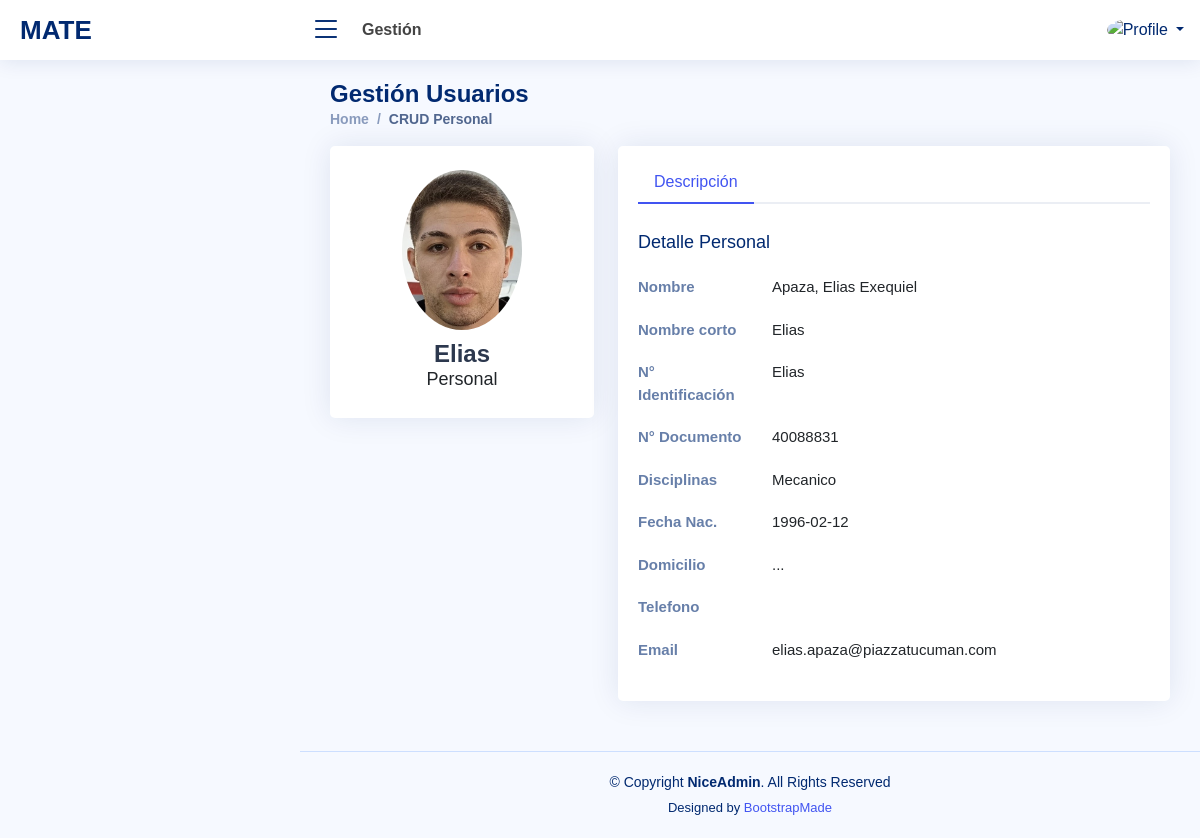
/crudpersonal.php?idpersona=170&accion=M (signed in), run on an earlier commit of the app's database.
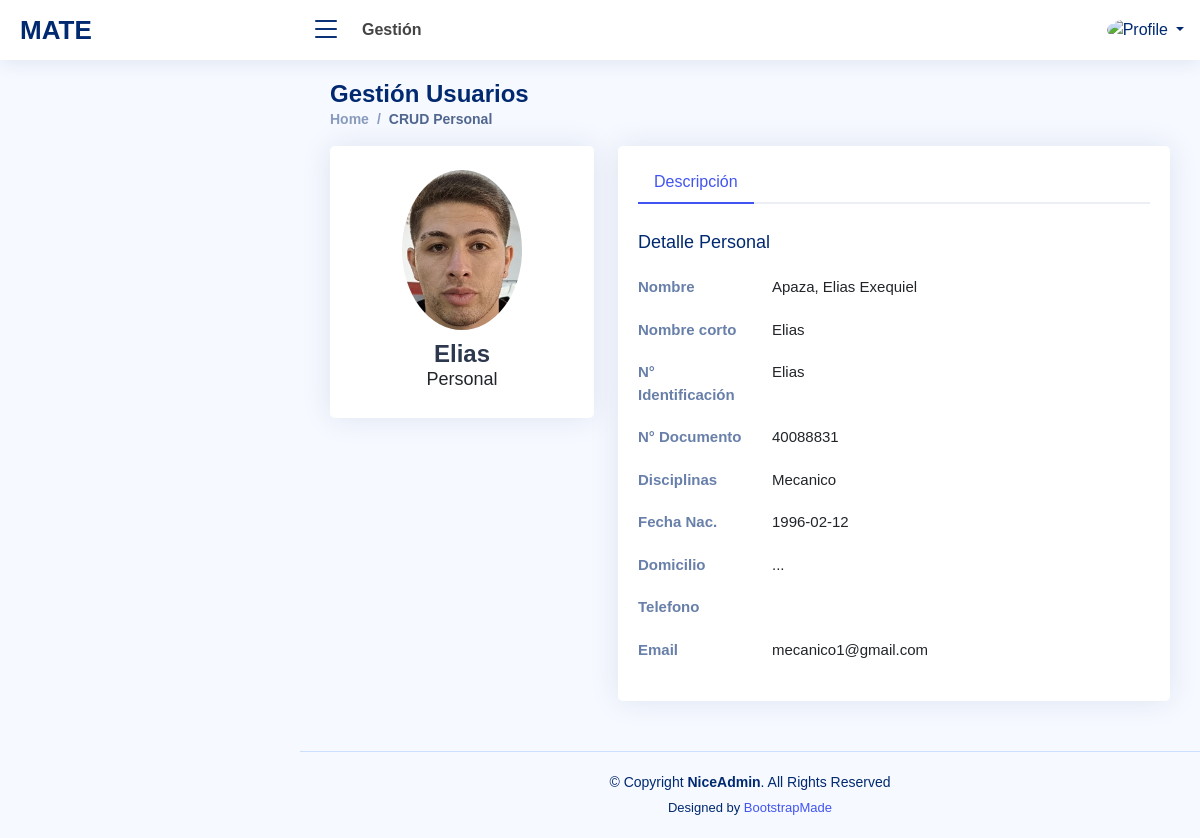
And on a later commit of the database.
### tables this page shows
CREATE TABLE `personasvsdisciplinas` (
  `idpersonavsdisciplina` int(11) NOT NULL AUTO_INCREMENT,
  `idpersona` int(11) DEFAULT NULL,
  `iddisciplina` int(11) DEFAULT NULL,
  `accion` varchar(1) DEFAULT NULL,
  `idempleadoaccion` int(11) DEFAULT NULL,
  `fechaaccion` datetime DEFAULT NULL,
  PRIMARY KEY (`idpersonavsdisciplina`)
);

CREATE TABLE `personas` (
  `idpersona` int(11) NOT NULL AUTO_INCREMENT,
  `apellido` varchar(30) DEFAULT NULL,
  `nombre` varchar(30) DEFAULT NULL,
  `nombrecortousu` varchar(15) DEFAULT NULL,
  `dni` varchar(20) DEFAULT NULL,
  `nrosocio` varchar(20) DEFAULT NULL,
  `domicilio` varchar(60) DEFAULT NULL,
  `fnacimiento` date DEFAULT NULL,
  `idtipopersona` int(11) DEFAULT NULL,
  `emailusuario` varchar(60) DEFAULT NULL,
  `pass` varchar(255) DEFAULT NULL,
  `urlfoto` varchar(100) DEFAULT 'user.png',
  `tel` varchar(20) DEFAULT NULL,
  `idoficina` int(11) DEFAULT NULL,
  `aptoingreso` varchar(1) DEFAULT 'N',
  `finiapto` date DEFAULT NULL,
  `ffinapto` date DEFAULT NULL,
  `accion` varchar(1) DEFAULT NULL,
  `idempleadoaccion` int(11) DEFAULT NULL,
  `fechaaccion` datetime DEFAULT NULL,
  PRIMARY KEY (`idpersona`)
);

CREATE TABLE `disciplinas` (
  `iddisciplina` int(11) NOT NULL AUTO_INCREMENT,
  `disciplina` varchar(30) DEFAULT NULL,
  `observacion` varchar(100) DEFAULT NULL,
  `accion` varchar(1) DEFAULT NULL,
  `idempleadoaccion` int(11) DEFAULT NULL,
  `fechaaccion` datetime DEFAULT NULL,
  PRIMARY KEY (`iddisciplina`)
);

### crudpersonal.php (the view, shortened to what this page needs)
<!DOCTYPE html>
<html lang="en">
<head>
  <link href="assets/font/Open_Sans.css" rel="stylesheet">
  <link href="assets/vendor/bootstrap/css/bootstrap.min.css" rel="stylesheet">
  <link href="assets/vendor/bootstrap-icons/bootstrap-icons.css" rel="stylesheet">
  <link href="assets/vendor/boxicons/css/boxicons.min.css" rel="stylesheet">
  <link href="assets/vendor/quill/quill.snow.css" rel="stylesheet">
  <link href="assets/vendor/quill/quill.bubble.css" rel="stylesheet">
  <link href="assets/vendor/remixicon/remixicon.css" rel="stylesheet">
  <link href="assets/vendor/simple-datatables/style.css" rel="stylesheet">
  <link href="assets/css/style.css" rel="stylesheet">
</head>
<body>
<?php
  if (isset($_SESSION['id']))
  {
    $tipousu=$_SESSION['tipo'];
    $foto=$_SESSION['foto'];
    $nombrecorto=$_SESSION['nombrecorto'];
    $txtfoto="";
    $txtapellido="";
    $txtnombre="";
    $txtnombcorto="";
    $txtnumsocio="";
    $txtdni="";
    $txtfnac="";
    $txtdire="";
    $txttel="";
    $txtemail="";
    $lsact="";
    if (isset($_GET['idpersona']))
    {
       $idsocio=$_GET["idpersona"];
       $accion=$_GET["accion"];
      if ($accion=="OKELI")
      {
          $sql = "SELECT a.`urlfoto`,a.`nombrecortousu`,a.`apellido`,a.`nombre`,a.`nrosocio`,a.`dni`,a.`fnacimiento`,a.`domicilio`,a.`tel`,a.`emailusuario`,a.`pass`,b.`iddisciplina`,c.`disciplina`,a.aptoingreso,a.finiapto,a.ffinapto
                  FROM personas a INNER JOIN personasvsdisciplinas b ON (a.`idpersona`=b.`idpersona` AND b.accion='B')
                                  INNER JOIN disciplinas c ON (b.`iddisciplina`=c.`iddisciplina` AND c.`accion`!='B')
                  WHERE a.`accion`='B' AND a.idpersona=". $idsocio;
          $accion="OK";
      }
      else
      {
          $sql = "SELECT a.`urlfoto`,a.`nombrecortousu`,a.`apellido`,a.`nombre`,a.`nrosocio`,a.`dni`,a.`fnacimiento`,a.`domicilio`,a.`tel`,a.`emailusuario`,a.`pass`,b.`iddisciplina`,c.`disciplina`,a.aptoingreso,a.finiapto,a.ffinapto
                  FROM personas a INNER JOIN personasvsdisciplinas b ON (a.`idpersona`=b.`idpersona` AND b.accion!='B')
                                  INNER JOIN disciplinas c ON (b.`iddisciplina`=c.`iddisciplina` AND c.`accion`!='B')
                  WHERE a.`accion`!='B' AND a.idpersona=". $idsocio;
      }
      $con=conectar();
      $result = $con->query($sql);
      if (!$result)
      {
        die('Invalid query: ' . $mysqli->error);
      }
      else
      {
        while($row = mysqli_fetch_array($result))
        {
          $txtfoto=$row['urlfoto'];
          $txtnombcorto=$row["nombrecortousu"];
          $txtapellido=$row["apellido"];
          $txtnombre=$row["nombre"];
          $txtnumsocio=$row["nrosocio"];
          $txtdni=$row["dni"];
          $txtfnac=$row["fnacimiento"];
          $txtdire=$row["domicilio"];
          $txttel=$row["tel"];
          $txtemail=$row["emailusuario"];
          if (strlen($lsact)<=0) $lsact=$row["disciplina"];
          else $lsact=$lsact ." / ". $row["disciplina"];
        }
      }
    }
  }
  else
  {
    echo "<script> window.location.href='index.html'</script>";
  }
?>
  <header id="header" class="header fixed-top d-flex align-items-center">
    <div class="d-flex align-items-center justify-content-between">
      <a href="index.html" class="logo d-flex align-items-center">
        <span class="d-none d-lg-block"><?php echo $_SESSION['nombreapp']; ?></span>
      </a>
      <i class="bi bi-list toggle-sidebar-btn"></i>
    </div>
    <div class="search-bar">
      <strong>Gestión</strong>
    </div>
    <nav class="header-nav ms-auto">
      <ul class="d-flex align-items-center">
        <li class="nav-item dropdown pe-3">
          <a class="nav-link nav-profile d-flex align-items-center pe-0" href="#" data-bs-toggle="dropdown">
          <img src="assets/img/<?php echo $foto; ?>" alt="Profile" class="rounded-circle">
          <span class="d-none d-md-block dropdown-toggle ps-2"><?php echo $nombrecorto; ?></span>
          </a>
        </li>
      </ul>
    </nav>
  </header>
  <main id="main" class="main">
    <div class="pagetitle">
      <h1>Gestión Usuarios</h1>
      <nav>
        <ol class="breadcrumb">
          <li class="breadcrumb-item">
          <?php
            if (($tipousu=="Administración")||($tipousu=="Gerente")) echo "<a href='home.php'>Home</a>";
            else
            {
              echo "<a href='atenderordenes.php?ver=P'>Home</a>";
            }
          ?>
          </li>
          <li class="breadcrumb-item active">CRUD Personal</li>
        </ol>
      </nav>
    </div>
    <section class="section profile">
      <div class="row">
        <div class="col-xl-4">
          <div class="card">
            <div class="card-body profile-card pt-4 d-flex flex-column align-items-center">
              <span id="img1">
                <img src="assets/img/<?php echo $txtfoto; ?>" alt="Profile" class="rounded-circle">
              </span>
              <h2><?php echo $txtnombcorto; ?></h2>
              <h3>Personal</h3>
            </div>
          </div>
        </div>
        <div class="col-xl-8">
          <div class="card">
            <div class="card-body pt-3">
              <ul class="nav nav-tabs nav-tabs-bordered">
                <li class="nav-item">
                  <button class="nav-link active" data-bs-toggle="tab" data-bs-target="#profile-overview">Descripción</button>
                </li>
              </ul>
              <div class="tab-content pt-2">
                <div class="tab-pane fade show active profile-overview" id="profile-overview">
                  <h5 class="card-title">Detalle Personal</h5>
                  <div class="row">
                    <div class="col-lg-3 col-md-4 label ">Nombre</div>
                    <div class="col-lg-9 col-md-8"><?php echo $txtapellido .", ". $txtnombre; ?></div>
                  </div>
                  <div class="row">
                    <div class="col-lg-3 col-md-4 label ">Nombre corto</div>
                    <div class="col-lg-9 col-md-8"><?php echo $txtnombcorto; ?></div>
                  </div>
                  <div class="row">
                    <div class="col-lg-3 col-md-4 label">N° Identificación</div>
                    <div class="col-lg-9 col-md-8"><?php echo $txtnumsocio; ?></div>
                  </div>
                  <div class="row">
                    <div class="col-lg-3 col-md-4 label">N° Documento</div>
                    <div class="col-lg-9 col-md-8"><?php echo $txtdni; ?></div>
                  </div>
                  <div class="row">
                    <div class="col-lg-3 col-md-4 label">Disciplinas</div>
                    <div class="col-lg-9 col-md-8"><?php echo $lsact; ?></div>
                  </div>
                  <div class="row">
                    <div class="col-lg-3 col-md-4 label">Fecha Nac.</div>
                    <div class="col-lg-9 col-md-8"><?php echo $txtfnac; ?></div>
                  </div>
                  <div class="row">
                    <div class="col-lg-3 col-md-4 label">Domicilio</div>
                    <div class="col-lg-9 col-md-8"><?php echo $txtdire; ?></div>
                  </div>
                  <div class="row">
                    <div class="col-lg-3 col-md-4 label">Telefono</div>
                    <div class="col-lg-9 col-md-8"><?php echo $txttel; ?></div>
                  </div>
                  <div class="row">
                    <div class="col-lg-3 col-md-4 label">Email</div>
                    <div class="col-lg-9 col-md-8"><?php echo $txtemail; ?></div>
                  </div>
                </div>
              </div>
            </div>
          </div>
        </div>
      </div>
    </section>
  </main>
  <footer id="footer" class="footer">
    <div class="copyright">
      &copy; Copyright <strong><span>NiceAdmin</span></strong>. All Rights Reserved
    </div>
    <div class="credits">
      Designed by <a href="https://bootstrapmade.com/">BootstrapMade</a>
    </div>
  </footer>
</body>
</html>

### assets/css/style.css (style rules this page uses)
:root { scroll-behavior: smooth; }
body { font-family: "Open Sans", sans-serif; background: #f6f9ff; color: #444444; }
a { color: #4154f1; text-decoration: none; }
h1, h2, h3, h4, h5, h6 { font-family: "Nunito", sans-serif; }
#main { margin-top: 60px; padding: 20px 30px; transition: all 0.3s; }
.pagetitle { margin-bottom: 10px; }
.pagetitle h1 { font-size: 24px; margin-bottom: 0; font-weight: 600; color: #012970; }
.card { margin-bottom: 30px; border: none; border-radius: 5px; box-shadow: 0px 0 30px rgba(1, 41, 112, 0.1); }
.card-title { padding: 20px 0 15px 0; font-size: 18px; font-weight: 500; color: #012970; font-family: "Poppins", sans-serif; }
.card-body { padding: 0 20px 20px 20px; }
.breadcrumb { font-size: 14px; font-family: "Nunito", sans-serif; color: #899bbd; font-weight: 600; }
.breadcrumb a { color: #899bbd; transition: 0.3s; }
.breadcrumb .breadcrumb-item::before { color: #899bbd; }
.breadcrumb .active { color: #51678f; font-weight: 600; }
.nav-tabs-bordered { border-bottom: 2px solid #ebeef4; }
.nav-tabs-bordered .nav-link { margin-bottom: -2px; border: none; color: #2c384e; }
.nav-tabs-bordered .nav-link.active { background-color: #fff; color: #4154f1; border-bottom: 2px solid #4154f1; }
.logo { line-height: 1; }
@media (min-width: 1200px) { .logo { width: 280px; } }
.logo span { font-size: 26px; font-weight: 700; color: #012970; font-family: "Nunito", sans-serif; }
.header { transition: all 0.5s; z-index: 997; height: 60px; box-shadow: 0px 2px 20px rgba(1, 41, 112, 0.1); background-color: #fff; padding-left: 20px; }
.header .toggle-sidebar-btn { font-size: 32px; padding-left: 10px; cursor: pointer; color: #012970; }
.header .search-bar { min-width: 360px; padding: 0 20px; }
.header-nav ul { list-style: none; }
.header-nav>ul { margin: 0; padding: 0; }
.header-nav .nav-profile { color: #012970; }
.header-nav .nav-profile img { max-height: 36px; }
.header-nav .nav-profile span { font-size: 14px; font-weight: 600; }
@media (min-width: 1200px) { #main, #footer { margin-left: 300px; } }
.profile .profile-card img { max-width: 120px; }
.profile .profile-card h2 { font-size: 24px; font-weight: 700; color: #2c384e; margin: 10px 0 0 0; }
.profile .profile-card h3 { font-size: 18px; }
.profile .profile-overview .row { margin-bottom: 20px; font-size: 15px; }
.profile .profile-overview .card-title { color: #012970; }
.profile .profile-overview .label { font-weight: 600; color: rgba(1, 41, 112, 0.6); }
.footer { padding: 20px 0; font-size: 14px; transition: all 0.3s; border-top: 1px solid #cddfff; }
.footer .copyright { text-align: center; color: #012970; }
.footer .credits { padding-top: 5px; text-align: center; font-size: 13px; color: #012970; }

What changed in the data, as far as the page shows it:
changed through a linked row, personasvsdisciplinas "Elias": idpersona.emailusuario "elias.apaza@piazzatucuman.com" → "mecanico1@gmail.com"
